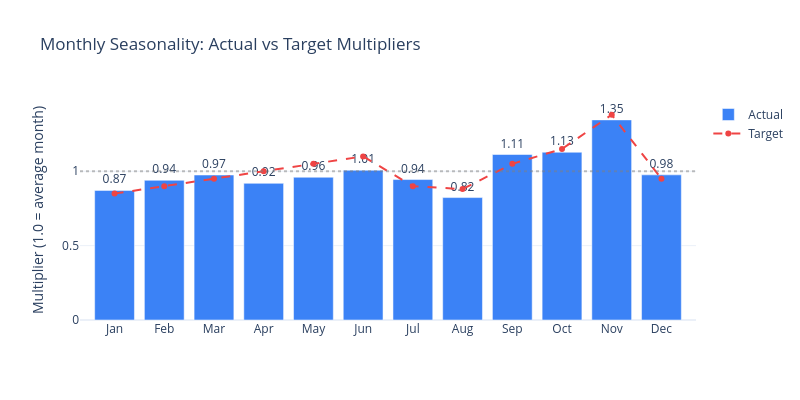

Notebook code for this chart:
### Markdown cell above
## 4. Seasonality — The B2B Calendar

### Code cell
# ── Monthly multipliers: actual vs configured ──
monthly_avg = q("""
    SELECT CAST(strftime('%m', order_date) AS INT) as month_num,
           AVG(total_amount) as avg_rev,
           COUNT(*) as total_orders
    FROM v_orders_clean
    GROUP BY month_num ORDER BY month_num
""")
overall_avg = monthly_avg.total_orders.mean()
monthly_avg["multiplier"] = monthly_avg.total_orders / overall_avg

target_multipliers = {1:0.85, 2:0.90, 3:0.95, 4:1.00, 5:1.05, 6:1.10,
                      7:0.90, 8:0.88, 9:1.05, 10:1.15, 11:1.38, 12:0.95}
monthly_avg["target"] = monthly_avg.month_num.map(target_multipliers)

month_names = {1:"Jan",2:"Feb",3:"Mar",4:"Apr",5:"May",6:"Jun",
               7:"Jul",8:"Aug",9:"Sep",10:"Oct",11:"Nov",12:"Dec"}
monthly_avg["month_name"] = monthly_avg.month_num.map(month_names)

fig = go.Figure()
fig.add_trace(go.Bar(x=monthly_avg.month_name, y=monthly_avg.multiplier,
                     name="Actual", marker_color="#3b82f6", text=monthly_avg.multiplier.round(2),
                     textposition="outside"))
fig.add_trace(go.Scatter(x=monthly_avg.month_name, y=monthly_avg.target,
                         name="Target", mode="lines+markers",
                         line=dict(color="#ef4444", dash="dash", width=2)))
fig.update_layout(title="Monthly Seasonality: Actual vs Target Multipliers",
                  yaxis_title="Multiplier (1.0 = average month)",
                  height=400, width=800, barmode="group")
fig.add_hline(y=1.0, line_dash="dot", line_color="gray", opacity=0.5)
fig.show()

print("\nKey seasonal patterns:")
print("  - November spike: B2B budget flush before fiscal year end")
print("  - January dip: Post-holiday slowdown + returns processing")
print("  - Summer trough (Jul-Aug): Decision-makers on vacation")
print("  - Q4 ramp (Sep-Nov): Budget planning and year-end purchasing")

### Figure 1 — Plotly figure (JSON) as saved in the notebook; plotly's stock layout.template omitted (floating-point values rounded to 4 significant figures)
{"data": [{"marker": {"color": "#3b82f6"}, "name": "Actual", "text": [0.87, 0.94, 0.97, 0.92, 0.96, 1.01, 0.94, 0.82, 1.11, 1.13, 1.35, 0.98], "textposition": "outside", "type": "bar", "x": ["Jan", "Feb", "Mar", "Apr", "May", "Jun", "Jul", "Aug", "Sep", "Oct", "Nov", "Dec"], "y": [0.8713, 0.9392, 0.9747, 0.9188, 0.9597, 1.007, 0.9442, 0.8231, 1.113, 1.128, 1.345, 0.9759]}, {"line": {"color": "#ef4444", "dash": "dash", "width": 2}, "mode": "lines+markers", "name": "Target", "type": "scatter", "x": ["Jan", "Feb", "Mar", "Apr", "May", "Jun", "Jul", "Aug", "Sep", "Oct", "Nov", "Dec"], "y": [0.85, 0.9, 0.95, 1.0, 1.05, 1.1, 0.9, 0.88, 1.05, 1.15, 1.38, 0.95]}], "layout": {"barmode": "group", "height": 400, "shapes": [{"line": {"color": "gray", "dash": "dot"}, "opacity": 0.5, "type": "line", "x0": 0, "x1": 1, "xref": "x domain", "y0": 1, "y1": 1, "yref": "y"}], "title": {"text": "Monthly Seasonality: Actual vs Target Multipliers"}, "width": 800, "yaxis": {"title": {"text": "Multiplier (1.0 = average month)"}}}}
